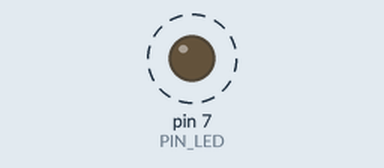
Recording of a sketch running on a simulated Arduino Uno, built with avr-gcc and run on an emulated ATmega328P. Shown: output pins drawn as LEDs (lit = HIGH). Dashed ring = blinking. At 2.1 s the program stops and its outputs stay as they are.

Above: at 0.95 s.
Timing chart, 0 to 3.6 s (numbered marks = the images above):
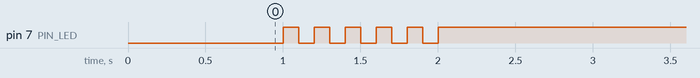

Measured:
- by itself, pin 7 (PIN_LED): alternates HIGH for 0.10 s and LOW for 0.10 s, 11 changes in all, then stays HIGH

The sketch:

05_practice_2.ino
```cpp
#define PIN_LED 7
unsigned int tgl;

void setup() {
  pinMode(PIN_LED, OUTPUT);
  Serial.begin(115200);
  while (!Serial) {
    ;
  }
  tgl = 0;
  digitalWrite(PIN_LED, tgl);
  delay(900);
  tgl = tgl_state(tgl);
}

void loop() {
  for(int i=0; i < 12; i++){
    delay(100);
    digitalWrite(PIN_LED, tgl);
    tgl = tgl_state(tgl);
    }
  digitalWrite(PIN_LED, tgl);
  while(1){

    }
}

int tgl_state(int tgl){
  tgl = !tgl;
  return tgl;
}
```
